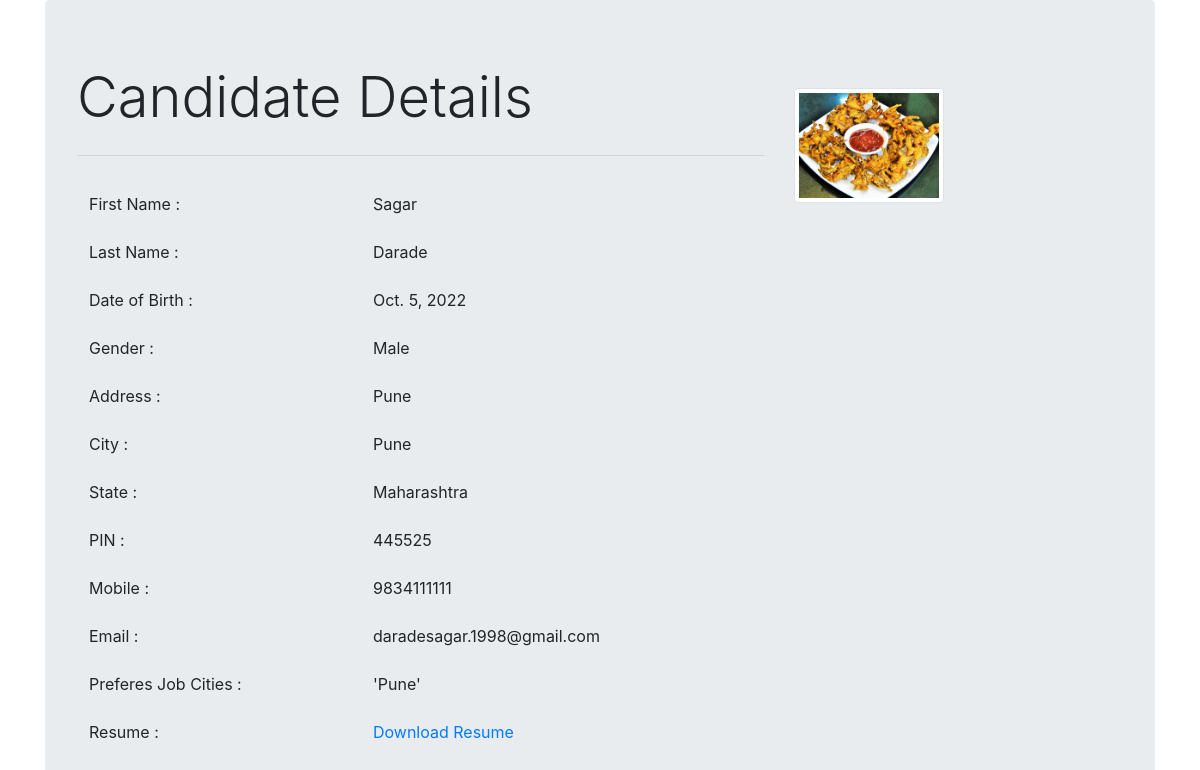
/7, run on the app's committed database.
### ResumeApp/models.py (models this page shows)
class Candidate(models.Model):
    firstname = models.CharField(max_length=50)
    lastname = models.CharField(max_length=50)
    date_of_birth = models.DateField(auto_now=False, auto_now_add=False)
    gender = models.CharField(max_length=50)
    address = models.CharField(max_length=200)
    city = models.CharField(max_length=50)
    state = models.CharField(choices= STATE_CHOICE,max_length=50)
    pin = models.PositiveIntegerField()
    mobile = models.PositiveIntegerField()
    email = models.EmailField()
    job_city = models.CharField(max_length=50)
    profile_img = models.ImageField(upload_to='profile_img', blank=True)
    resume = models.FileField(upload_to='resume', blank=True)
    class Meta:
        ordering = ('-id',)

### ResumeApp/views.py (the view)
# urls.py: path('<int:id>', details, name='details'),
def details(request,id):
    candidate = Candidate.objects.get(id=id)
    city = candidate.job_city[1:-1]
    Candidate.objects.filter(id=id).update(job_city=city)
    return render(request,'details.html', {'candidate':candidate})

### ResumeApp/templates/details.html
{% extends 'base.html' %}
{% load crispy_forms_tags %}
{% block content_block %}
<div class="jumbotron">
    <div class='row'>
        <div class='col-8'>
            <h1 class="display-4">Candidate Details</h1>
            <hr class="my-4">
            <table class="table table-borderless">
                <tbody >
                    <tr>
                        <td>First Name : </td>
                        <td>{{candidate.firstname}}</td>
                    </tr>
                    <tr>
                        <td>Last Name : </td>
                        <td>{{candidate.lastname}}</td>
                    </tr>
                    <tr>
                        <td>Date of Birth : </td>
                        <td>{{candidate.date_of_birth}}</td>
                    </tr>
                    <tr>
                        <td>Gender : </td>
                        <td>{{candidate.gender}}</td>
                    </tr>
                    <tr>
                        <td>Address : </td>
                        <td>{{candidate.address}}</td>
                    </tr>
                    <tr>
                        <td>City : </td>
                        <td>{{candidate.city}}</td>
                    </tr>
                    <tr>
                        <td>State : </td>
                        <td>{{candidate.state}}</td>
                    </tr>
                    <tr>
                        <td>PIN : </td>
                        <td>{{candidate.pin}}</td>
                    </tr>
                    <tr>
                        <td>Mobile : </td>
                        <td>{{candidate.mobile}}</td>
                    </tr>
                    <tr>
                        <td>Email : </td>
                        <td>{{candidate.email}}</td>
                    </tr>
                    <tr>
                        <td>Preferes Job Cities : </td>
                        <td>
                            {{candidate.job_city}}
                        </td>
                    </tr>
                    <tr>
                        <td>Resume : </td>
                        <td><a href="{{candidate.resume.url}}">Download Resume</a></td>
                    </tr>
                </tbody>
            </table>
        </div>
        <div class='col-4'>
            <img src="{{candidate.profile_img.url}}" alt="" class="img-fluid img-thumbnail float-end mt-4" width="150" height="150">
        </div>
    </div>
</div>
{% endblock content_block %}

### data on the page
Candidate: firstname "Sagar", lastname "Darade", date_of_birth "Oct. 5, 2022", gender "Male", address "Pune", city "Pune", state "Maharashtra", pin "445525", mobile "9834111111", email "daradesagar.1998@gmail.com", job_city "'Pune'", profile_img (picture)
